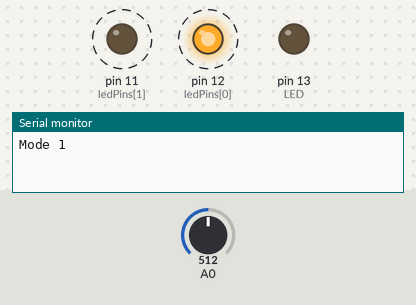
Bench run of a sketch on a simulated Arduino Uno, built with avr-gcc and run on an emulated ATmega328P. On the bench: output pins drawn as LEDs (lit = HIGH), the last lines printed to the serial monitor. Dashed ring = blinking. The test bench sets the inputs (shaded band); at power-on: A0 = 512.

Above: at 0.3 s.
1.3 s: A0 set to 10
4.3 s: A0 set to 7
At 5.6 s:
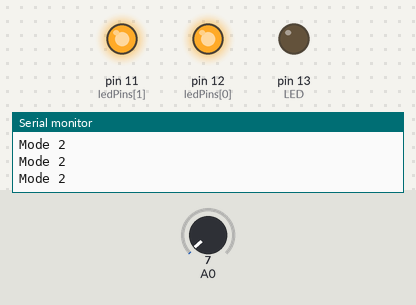
5.9 s: A0 set to 122
At 6.5 s:
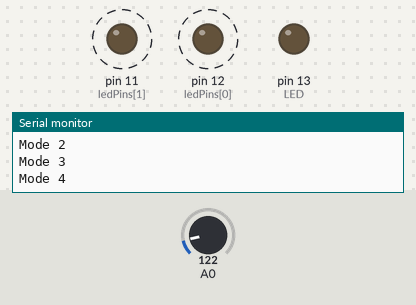
8.9 s: A0 set to 0
At 9.2 s:
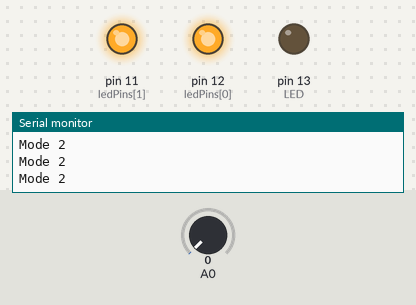
Timing chart, 0 to 11.4 s (numbered marks = the images above; inputs shaded):
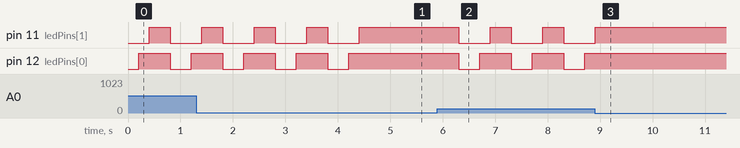

The sketch:

sketch.ino
```cpp
// Define variables
int analogValue;        // This is where we'll store our audio to digital value. Larger value indicates louder sound.
const int LED = 13;     // Set up the LED indicator. We can use const because it's not going to change.
int ledPins[] = {12,11,10}; // Array of pin values
boolean toggle = false; // This boolean is going to have to go, because we're going to have more than one mode.
int modeToggle = 0;     // This is how we'll decide which mode we're in.

// Setup
void setup() {
  pinMode(LED, OUTPUT); // Pin#2 should be conencted to an LED through a 300-600 ohm resistor
  Serial.begin(9600);   // This is optional - It just helps you to calibrate sensitivity after the fact
  // Set up pins
  for (int thisPin = 0; thisPin < 2; thisPin++) {
    pinMode(ledPins[thisPin], OUTPUT);
  }
}

// Main

void loop() {
  // Take a "volume reading".
  analogValue = analogRead(0);
  // If the volume is loud enough ...
  if (analogValue > 8) {
    // then increment the modeToggle variable.
    modeToggle = modeToggle + 1;
    // Prevent the modeToggle value from exceeding range 0, 1, 2
    modeToggle = modeToggle % 5;
    // Pause for 200ms (I can't remember why we do this).
    delay(200);
  }
  // Print what mode we're in.
  Serial.print("Mode ");
  Serial.println(modeToggle);
  // Do different things based on modeToggle value
  if (modeToggle == 0) {
    digitalWrite(ledPins[0], LOW);
    digitalWrite(ledPins[1], LOW);
    digitalWrite(ledPins[2], LOW);
  }
  else if (modeToggle == 1) {
    // Mode 1 (Blue only)
    digitalWrite(ledPins[0], HIGH);
    digitalWrite(ledPins[1], LOW);
    digitalWrite(ledPins[2], LOW);
  }
  else if (modeToggle == 2) {
    // Mode 2 (Blue and green)
    digitalWrite(ledPins[0], HIGH);
    digitalWrite(ledPins[1], HIGH);
    digitalWrite(ledPins[2], LOW);
  }
  else if (modeToggle == 3){
    // Mode 3 (Blue, green and red)
    digitalWrite(ledPins[0], HIGH);
    digitalWrite(ledPins[1], HIGH);
    digitalWrite(ledPins[2], HIGH);
  }
  else {
    // Mode 4 (Red only)
    digitalWrite(ledPins[0], LOW);
    digitalWrite(ledPins[1], LOW);
    digitalWrite(ledPins[2], HIGH);
  }
}
```

Measured:
- the behaviour switches between 9 and 8 on A0 (found by bisection; images 0 and 1)
- after the input at 4.3 s, pin 11 (ledPins[1]): goes on until 4.4 s, then stays HIGH; pin 12 (ledPins[0]): stays HIGH (without the input it goes to LOW after 0.51 s)
- after the input at 5.9 s, pin 11 (ledPins[1]): alternates HIGH for 0.40 s and LOW for 0.60 s, starting after 0.40 s; pin 12 (ledPins[0]): alternates HIGH for 0.60 s and LOW for 0.40 s, starting after 0.40 s
- after the input at 8.9 s, pin 11 (ledPins[1]): goes on until 8.9 s, then stays HIGH; pin 12 (ledPins[0]): stops changing and stays HIGH
- by itself, pin 11 (ledPins[1]): alternates HIGH for 0.40 s and LOW for 0.60 s
- by itself, pin 12 (ledPins[0]): alternates HIGH for 0.60 s and LOW for 0.40 s
